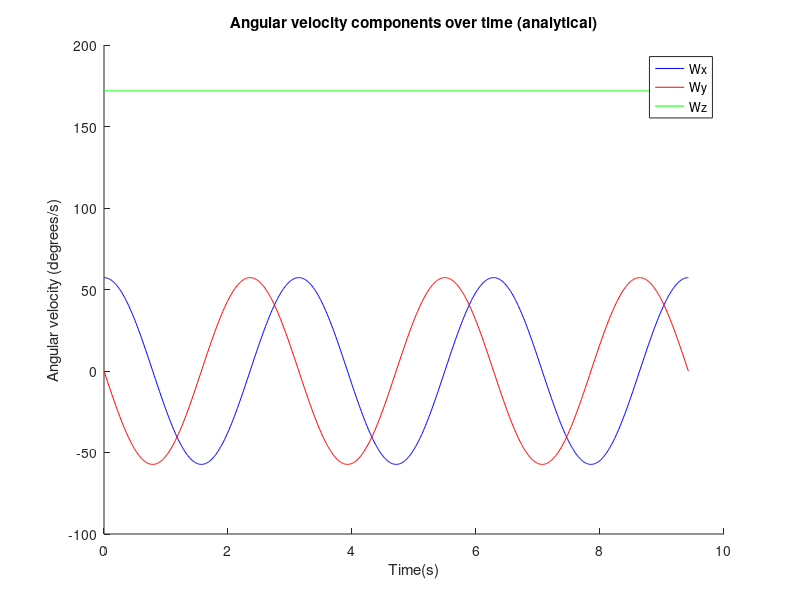

This figure's MATLAB source:
%% Plot of the analytical solution to torque free motion problem
% ~~~~~~~~~~~~~~~~~~~~~~~~~~~~~~~~~~~~~~~~~~~~~~~~~~~~~~~~~~~~~~
% tmax - max time (3 rotations in this case)
% t - time
% Wx, Wy, Wz - Analytically solved angular velocity components
% ~~~~~~~~~~~~~~~~~~~~~~~~~~~~~~~~~~~~~~~~~~~~~~~~~~~~~~~~~~~~~~


tmax = 3*pi;
t = linspace(0,tmax,1000);

Wx = cos(2*t);
Wy = -sin(2*t);
Wz = 3*ones(size(t));

figure(3);

hold on;

plot(t,Wx*180/pi, '-b'); 
plot(t,Wy*180/pi, '-r');
plot(t,Wz*180/pi,'-g');

% xlim([0 tmax]);
% ylim([-90 90]);
title('Angular velocity components over time (analytical)' );
xlabel('Time(s)');
ylabel('Angular velocity (degrees/s)');
legend('Wx','Wy','Wz');

hold off;